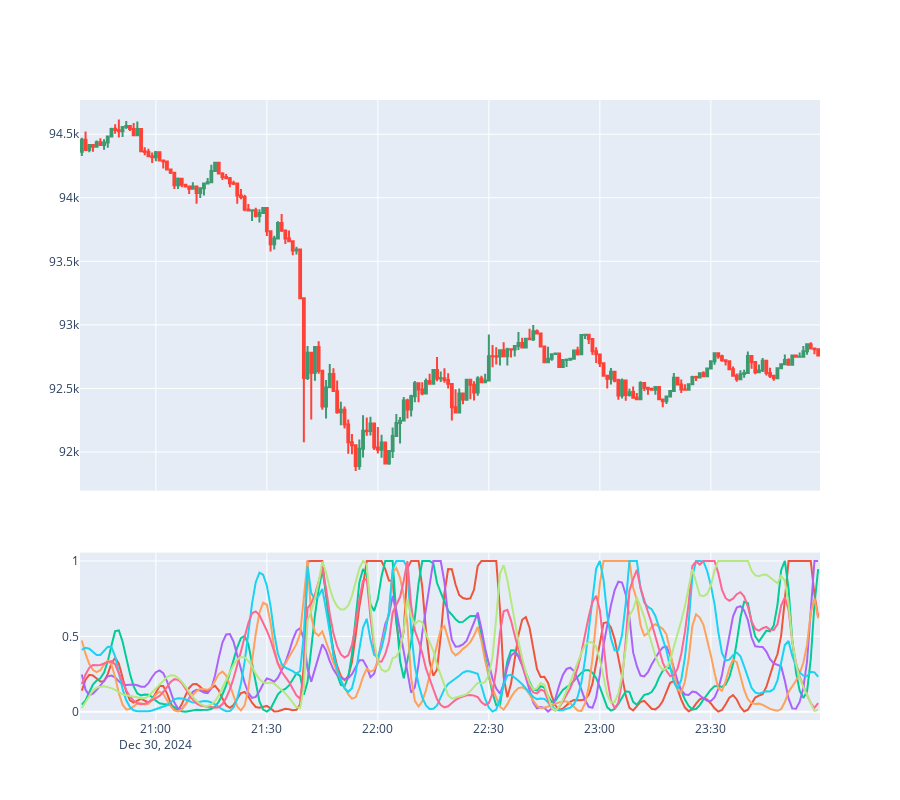

Notebook source saved alongside this figure:
### Code cell
from research_tools import subplot

num = 200

subplot(
    trading_1m[-num:, :],
    {
        "spectrum0": spectrum[-num:, 0],
        "spectrum1": spectrum[-num:, 1],
        "spectrum2": spectrum[-num:, 2],
        "spectrum3": spectrum[-num:, 3],
        "spectrum4": spectrum[-num:, 4],
        "spectrum5": spectrum[-num:, 5],
        "spectrum6": spectrum[-num:, 6],
    },
)

### Figure 1 — Plotly figure (JSON) as saved in the notebook; plotly's stock layout.template omitted (floating-point values rounded to 4 significant figures; data arrays with more than 128 entries replaced by an {"elided": "..."} marker saying what was removed)
{"data": [{"close": {"elided": "200 float values"}, "high": {"elided": "200 float values"}, "low": {"elided": "200 float values"}, "name": "Candlestick", "open": {"elided": "200 float values"}, "type": "candlestick", "x": {"elided": "200 str values"}, "xaxis": "x", "yaxis": "y"}, {"mode": "lines", "name": "spectrum0", "type": "scatter", "x": {"elided": "200 str values"}, "xaxis": "x2", "y": {"elided": "200 float values"}, "yaxis": "y2"}, {"mode": "lines", "name": "spectrum1", "type": "scatter", "x": {"elided": "200 str values"}, "xaxis": "x2", "y": {"elided": "200 float values"}, "yaxis": "y2"}, {"mode": "lines", "name": "spectrum2", "type": "scatter", "x": {"elided": "200 str values"}, "xaxis": "x2", "y": {"elided": "200 float values"}, "yaxis": "y2"}, {"mode": "lines", "name": "spectrum3", "type": "scatter", "x": {"elided": "200 str values"}, "xaxis": "x2", "y": {"elided": "200 float values"}, "yaxis": "y2"}, {"mode": "lines", "name": "spectrum4", "type": "scatter", "x": {"elided": "200 str values"}, "xaxis": "x2", "y": {"elided": "200 float values"}, "yaxis": "y2"}, {"mode": "lines", "name": "spectrum5", "type": "scatter", "x": {"elided": "200 str values"}, "xaxis": "x2", "y": {"elided": "200 float values"}, "yaxis": "y2"}, {"mode": "lines", "name": "spectrum6", "type": "scatter", "x": {"elided": "200 str values"}, "xaxis": "x2", "y": {"elided": "200 float values"}, "yaxis": "y2"}], "layout": {"height": 800, "showlegend": false, "xaxis": {"anchor": "y", "domain": [0, 1], "matches": "x2", "rangeslider": {"visible": false}, "showticklabels": false}, "xaxis2": {"anchor": "y2", "domain": [0, 1]}, "yaxis": {"anchor": "x", "domain": [0.37, 1]}, "yaxis2": {"anchor": "x2", "domain": [0, 0.27]}}}
